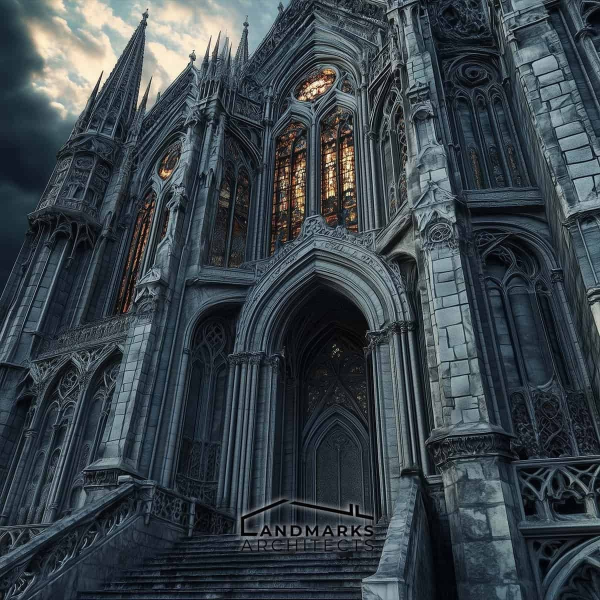
#> input picture docs/assets/images/jane/img_000.jpg, 1200 x 1200 px, found by its file name (shown at 1/2 size); its folder holds 4 pictures in this run
$ python resolve_all_duplicates.py
#> lines starting #> are read from the running program, lines starting #| are printed output that depends on the picture
import asyncio
import os
import hashlib
import io
import re
from collections import defaultdict
from PIL import Image
import httpx

HEADERS = {
    "User-Agent": (
        "Mozilla/5.0 (Windows NT 10.0; Win64; x64) AppleWebKit/537.36 "
        "(KHTML, like Gecko) Chrome/124.0.0.0 Safari/537.36"
    ),
    "Accept": "text/html,application/xhtml+xml,application/xml;q=0.9,image/avif,image/webp,*/*;q=0.8",
}

STOCK_DOMAINS = [
    "shutterstock.com", "istockphoto.com", "alamy.com", "gettyimages.com",
    "dreamstime.com", "depositphotos.com", "123rf.com", "freepik.com",
    "vecteezy.com", "stock.adobe.com", "canva.com", "clipart", "pond5.com"
]

def is_stock(url: str) -> bool:
    u = url.lower()
    return any(d in u for d in STOCK_DOMAINS)

def get_dhash(img: Image.Image, hash_size=8) -> str:
    resized = img.convert('L').resize((hash_size + 1, hash_size), Image.Resampling.LANCZOS)
    pixels = list(resized.getdata())
    diff = []
    for r in range(hash_size):
        for c in range(hash_size):
            diff.append(pixels[r * (hash_size + 1) + c] > pixels[r * (hash_size + 1) + c + 1])
    val = 0
    hex_str = []
    for i, v in enumerate(diff):
        if v:
            val += 2 ** (i % 8)
        if (i % 8) == 7:
            hex_str.append(hex(val)[2:].rjust(2, '0'))
            val = 0
    return ''.join(hex_str)

async def search_bing(query: str) -> list[str]:
    for attempt in range(2):
        try:
            url = f"https://www.bing.com/images/search?q={query}&form=HDRSC2&first=1"
            async with httpx.AsyncClient(headers=HEADERS, timeout=6.0, follow_redirects=True) as client:
                res = await client.get(url)
                if res.status_code == 200:
                    matches = [
                        m for m in re.findall(r'murl&quot;:&quot;(http[^&]+)&quot;', res.text)
                        if not is_stock(m)
                    ]
                    if matches:
                        return matches
        except Exception:
            await asyncio.sleep(0.5)
    return []

async def search_ddg(query: str) -> list[str]:
    try:
        async with httpx.AsyncClient(headers=HEADERS, timeout=6.0, follow_redirects=True) as client:
            res = await client.get("https://duckduckgo.com/", params={"q": query})
            vqd_match = re.search(r'vqd=([\d-]+)', res.text)
            if vqd_match:
                vqd = vqd_match.group(1)
                params = {"l": "us-en", "o": "json", "q": query, "vqd": vqd, "f": ",,,", "p": "1"}
                res_img = await client.get(
                    "https://duckduckgo.com/i.js",
                    params=params,
                    headers={"Referer": "https://duckduckgo.com/"}
                )
                if res_img.status_code == 200:
                    data = res_img.json()
                    urls = [r["image"] for r in data.get("results", []) if r.get("image") and not is_stock(r["image"])]
                    if urls:
                        return urls
    except Exception:
        pass
    return []

async def fetch_and_save_unique(
    urls: list[str],
    save_paths: list[str],
    seen_md5s: set[str],
    seen_dhashes: set[str]
) -> bool:
    for url in urls[:25]:
        if is_stock(url):
            continue
        try:
            async with httpx.AsyncClient(headers=HEADERS, timeout=6.0, follow_redirects=True) as client:
                res = await client.get(url)
                if res.status_code != 200 or len(res.content) < 15000:
                    continue
                img = Image.open(io.BytesIO(res.content))
                img.load()
                w, h = img.size
                if w < 400 or h < 300:
                    continue
                if img.mode != "RGB":
                    img = img.convert("RGB")

                buf = io.BytesIO()
                img.save(buf, format="JPEG", quality=92)
                jpeg_bytes = buf.getvalue()

                md5_h = hashlib.md5(jpeg_bytes).hexdigest()
                dh = get_dhash(img)

                if md5_h in seen_md5s or dh in seen_dhashes:
                    continue

                for sp in save_paths:
                    os.makedirs(os.path.dirname(os.path.abspath(sp)), exist_ok=True)
                    with open(sp, "wb") as f:
                        f.write(jpeg_bytes)

                seen_md5s.add(md5_h)
                seen_dhashes.add(dh)
                return True
        except Exception:
            continue
    return False

# Distinct query bank per slide to guarantee rich thematic variety
QUERIES = {
    ("jane", 28): [
        "meadow dew droplets emerald grass morning sunlight macro aesthetic",
        "lush moss covered rocks forest brook aesthetic",
        "scattered red rose petals green lawn vintage aesthetic",
    ],
    ("jane", 12): [
        "grand gothic castle archway wooden locked gates dramatic lighting aesthetic",
        "victorian dark library closed heavy wooden doors aesthetic",
        "mysterious iron gate ivy abandoned mansion aesthetic",
    ],
    ("jane", 17): [
        "victorian lady walking in foggy graveyard dawn gothic aesthetic",
        "vintage 19th century woman mourning veil silhouette aesthetic",
        "misty morning english countryside grand estate aesthetic",
    ],
    ("take_me_dancing", 30): [
        "couple dancing in street rainy neon reflection warm aesthetic",
        "nostalgic summer road trip polaroid memory film grain aesthetic",
        "vintage vinyl turntable spinning 70s living room aesthetic",
    ],
    ("take_me_dancing", 37): [
        "golden cathedral rays of light stained glass altar aesthetic",
        "candlelight cathedral church nave warm architecture aesthetic",
        "vintage stone angel sculpture backlight sunset aesthetic",
    ],
}

async def fix_song(song_name: str, doc_dir: str, out_dir: str):
    print(f"\n================ AUDITING {song_name.upper()} ================", flush=True)
    files = sorted([f for f in os.listdir(doc_dir) if f.endswith(".jpg")])

    # Map current files to MD5 and dHash
    file_md5 = {}
    file_dhash = {}
    by_md5 = defaultdict(list)

    for f in files:
        p = os.path.join(doc_dir, f)
        b = open(p, "rb").read()
        m = hashlib.md5(b).hexdigest()
        file_md5[f] = m
        by_md5[m].append(f)
        try:
            im = Image.open(p)
            file_dhash[f] = get_dhash(im)
        except Exception:
            file_dhash[f] = m

    duplicates = {m: flist for m, flist in by_md5.items() if len(flist) > 1}
    print(f"Total files: {len(files)}, Unique MD5s: {len(by_md5)}, Duplicate sets: {len(duplicates)}", flush=True)

    if not duplicates:
        print(f"SUCCESS: {song_name} is already 100% unique!", flush=True)
        return

    # Files that will be kept as-is
    kept_files = set(files)
    to_replace = []
    for m, flist in duplicates.items():
        # Keep the first file, replace the others
        for dup in flist[1:]:
            kept_files.remove(dup)
            to_replace.append(dup)

    seen_md5s = {file_md5[f] for f in kept_files}
    seen_dhashes = {file_dhash[f] for f in kept_files}

    print(f"Files to replace: {to_replace}", flush=True)

    for fname in to_replace:
        idx = int(re.search(r'\d+', fname).group())
        doc_p = os.path.join(doc_dir, fname)
        out_p = os.path.join(out_dir, fname)

        q_list = QUERIES.get((song_name, idx), [
            f"{song_name} indie cinema aesthetic still photo {idx}",
            f"cinematic indie music video aesthetic 35mm film {idx}",
            f"vintage photography aesthetic emotional lighting {idx}"
        ])

        print(f"Replacing {fname} (index {idx})...", flush=True)
        success = False
        for q in q_list:
            print(f"  Searching: '{q}'...", flush=True)
            urls = await search_bing(q)
            if not urls:
                urls = await search_ddg(q)
            if urls:
                success = await fetch_and_save_unique(urls, [doc_p, out_p], seen_md5s, seen_dhashes)
                if success:
                    print(f"  -> SUCCESS for {fname}!", flush=True)
                    break
        if not success:
            # Fallback search
            fallback_q = f"aesthetic indie film photography scene {idx}"
            urls = await search_bing(fallback_q)
            success = await fetch_and_save_unique(urls, [doc_p, out_p], seen_md5s, seen_dhashes)
            assert success, f"Failed to find unique replacement for {fname}"
            print(f"  -> SUCCESS via fallback for {fname}!", flush=True)
#> in get_dhash, `pixels = list(resized.getdata())`: pixels = 72 values, max 193 at index 1, min 24 at index 40, mean 66
#> after the loop in get_dhash, `for r in range(hash_size):`: diff = 64 items, first 6: False, True, True, True, False, True
#> the loop in get_dhash, `for i, v in enumerate(diff):` made 64 passes
#> v on passes 2, 3, 4, 6, 8, 10, 11, 14, 15, 16, 19, 23: True, True, True, True, False, True, True, True, True, False, True, True
#> after the loop in get_dhash, `for i, v in enumerate(diff):`: hex_str = ['2e', '66', '44', '45', 'ce', 'ce', 'ca', 'a3']
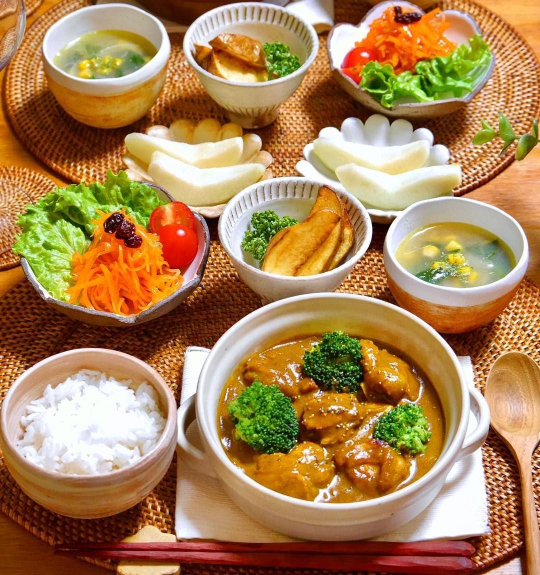
#> input picture docs/assets/images/jane/img_001.jpg, 1080 x 1150 px, found by its file name (shown at 1/2 size)
#> the loop in get_dhash (call 2), `for i, v in enumerate(diff):` made 64 passes
#> v on passes 2, 5, 6, 8, 11, 13, 15, 16, 17, 20, 23, 24: True, True, True, False, True, True, True, False, True, True, True, True
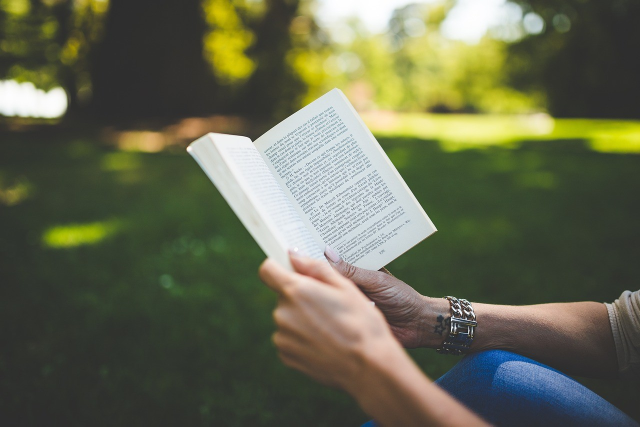
#> input picture docs/assets/images/jane/img_002.jpg, 1280 x 853 px, found by its file name (shown at 1/2 size)
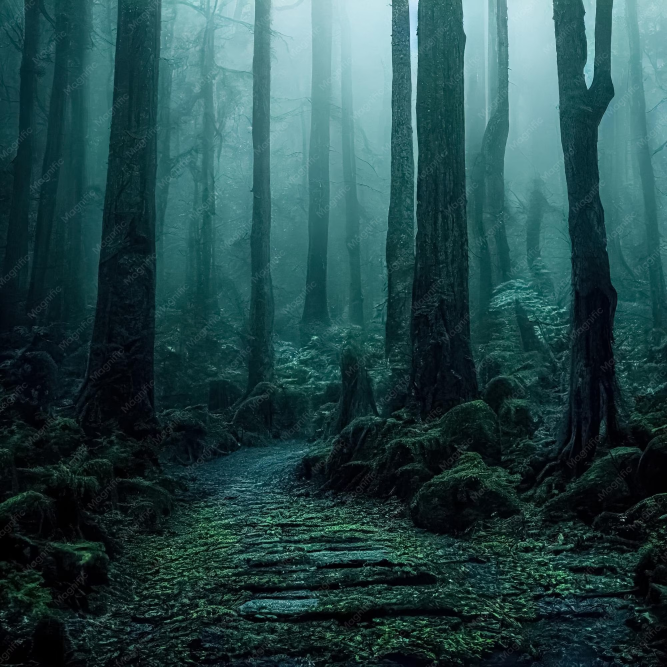
#> input picture docs/assets/images/jane/img_003.jpg, 2000 x 2000 px, found by its file name (shown at 1/3 size)

async def main():
    await fix_song("jane", "docs/assets/images/jane", "output/jane/images")
    await fix_song("take_me_dancing", "docs/assets/images/take_me_dancing", "output/take_me_dancing/images")
    await fix_song("kalapastangan", "docs/assets/images/kalapastangan", "output/kalapastangan/images")
    print("\nAll songs processed! Verifying 100% uniqueness...", flush=True)

if __name__ == "__main__":
#> (the run stopped early here; a loop or call above may not have finished)
